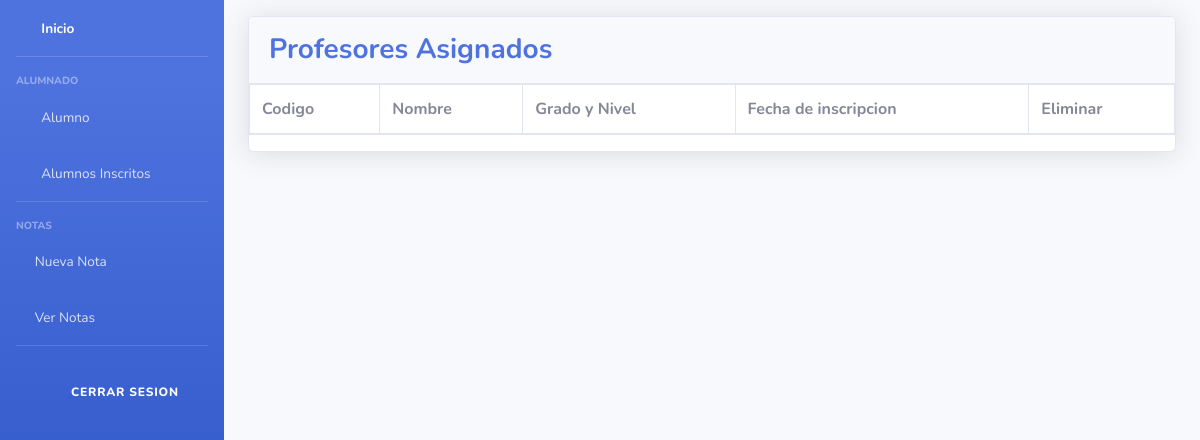
/listProfesores/, run on an earlier commit of the app's database.
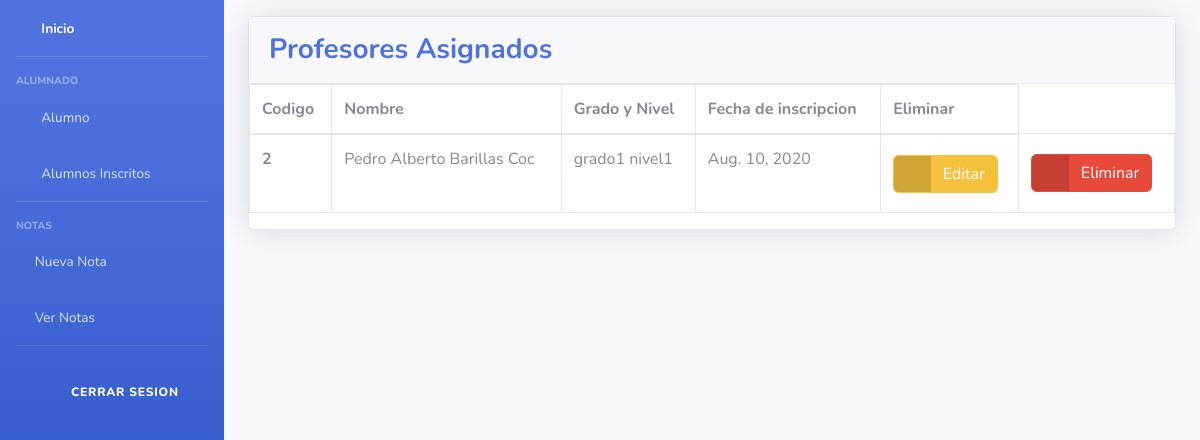
And on a later commit of the database.
### Models/Contrato/models.py (models this page shows)
class Contrato(models.Model):
    id_contrato = models.AutoField(primary_key=True)
    fecha = models.DateField()
    catedratico_id_catedratico = models.ForeignKey(Catedratico, on_delete=models.CASCADE)
    nivel_id_nivel = models.ForeignKey(Nivel, on_delete=models.CASCADE)

class Catedratico(models.Model):
    id_catedratico = models.AutoField(primary_key=True)
    nombre = models.CharField(max_length=45)
    apellido = models.CharField(max_length=45)
    dpi = models.CharField(max_length=13, unique=True)
    telefono = models.CharField(max_length=10)
    correo = models.EmailField(max_length=125)
    def __str__(self):
        return '{} {}'.format(self.nombre, self.apellido)

### Models/Nivel/models.py (models this page shows)
class Nivel(models.Model):
    id_nivel = models.AutoField(primary_key=True)
    nombre_nivel = models.CharField(max_length=45)
    grado_id_grado = models.ForeignKey(Grado, on_delete=models.CASCADE)
    def __str__(self):
        return '{} {}'.format(self.grado_id_grado,self.nombre_nivel)

class Grado(models.Model):
    id_grado = models.AutoField(primary_key=True)
    nombre_grado = models.CharField(max_length=45)
    def __str__(self):
        return '{}'.format(self.nombre_grado)

### Models/Contrato/views.py (the view)
# urls.py: path("listProfesores/", formularioProfesorView.listar_profesores, name="mostrarProfesores"),
    def listar_profesores(request):
        profes = Contrato.objects.all()
        return render(request, "listProfesores.html", {"lb_Profesores": profes})

### Templates/listProfesores.html (shortened to what this page needs)
{% extends "nabvar.html" %}
{% block content %}
<div class="container-fluid">
    <div class="card shadow mb-4">
          <div class="card-header py-3">
              <h3 class="m-0 font-weight-bold text-primary">Profesores Asignados</h3>
            </div>
            <div class="ca  rd-body">
              <div class="table-responsive">
                <table class="table table-bordered" id="dataTable" width="100%" cellspacing="0">
                  <thead>
                    <tr>
                      <th scope= "col">Codigo</th>
                      <th scope= "col">Nombre</th>
                      <th scope= "col">Grado y Nivel</th>
                      <th scope= "col">Fecha de inscripcion</th>
                        <th scope="col">Eliminar</th>
                    </tr>
                  </thead>
                  <tbody>
                    {% for profesor in lb_Profesores %}
                    <tr>
                      <th scope="row">{{ profesor.pk }}</th>
                      <td>{{ profesor.catedratico_id_catedratico }}</td>
                      <td>{{ profesor.nivel_id_nivel }}</td>
                      <td>{{ profesor.fecha }}</td>
                        <td>
                            <a href="{% url 'modificarProfesor' profesor.pk %}" class="btn btn-warning btn-icon-split">
                                <span class="icon text-white-50">
                                <i class="fas fa-exclamation-triangle"></i>
                                </span>
                                <span class="text">Editar</span>
                            </a>
                        </td>
                        <td>
                            <a href="{% url 'purgarProfesor' profesor.pk %}" class="btn btn-danger btn-icon-split">
                                <span class="icon text-white-50">
                                <i class="fas fa-trash"></i>
                                </span>
                                <span class="text">Eliminar</span>
                            </a>
                        </td>
                    </tr>
                  {% endfor %}
                  </tbody>
                </table>
              </div>
            </div>
    </div>
</div>
{% endblock %}

What changed in the data, as far as the page shows it:
added Contrato: pk "2", catedratico_id_catedratico "Pedro Alberto Barillas Coc", nivel_id_nivel "grado1 nivel1", fecha "Aug. 10, 2020"
